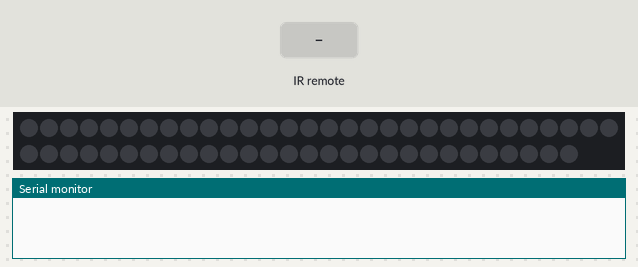
Simulated run of this sketch. Board: Arduino Uno, built with avr-gcc and run on an emulated ATmega328P. Parts: 58 RGB LEDs in strip order, left to right, continuing on the next row, the last lines printed to the serial monitor. The test bench sets the inputs (shaded band). Random numbers use the default seed unless the sketch sets one.

Above: at 1.2 s.
1.3 s: infrared code 0xE916FF00 received
At 7.01 s:
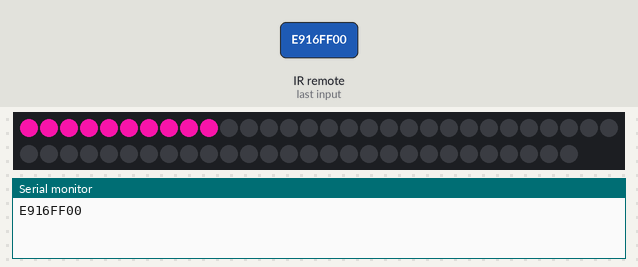
7.8 s: infrared code 0xF30CFF00 received
At 12.24 s:
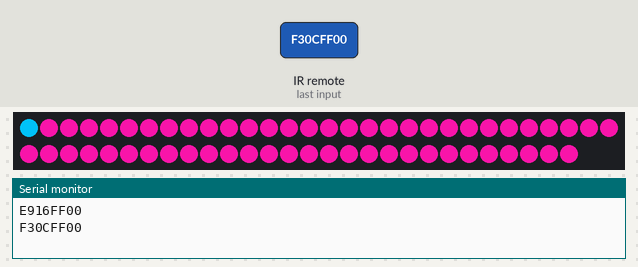
13.8 s: infrared code 0xA15EFF00 received
At 18.38 s:
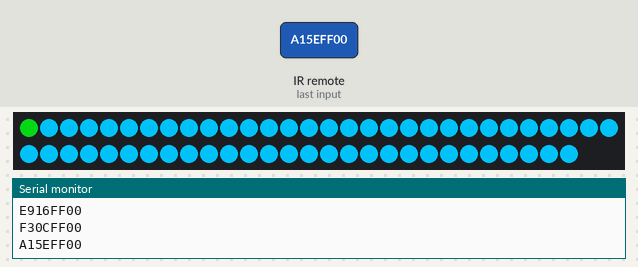
20.0 s: infrared code 0xF708FF00 received
At 24.52 s:
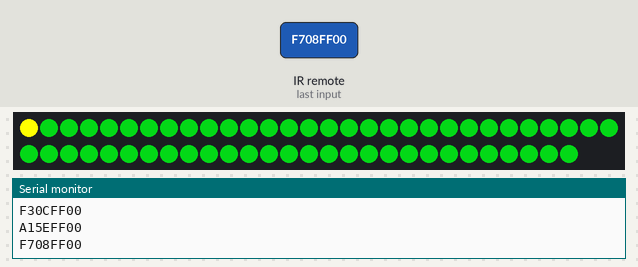
26.1 s: infrared code 0xE31CFF00 received
At 30.67 s:
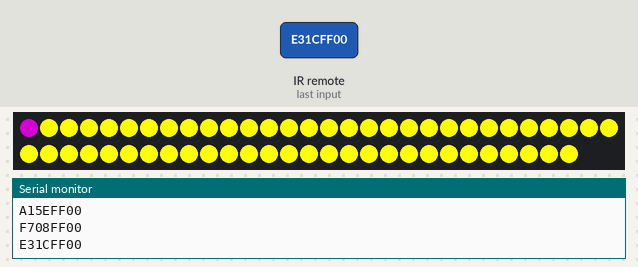
32.3 s: infrared code 0xBD42FF00 received
At 43.8 s:
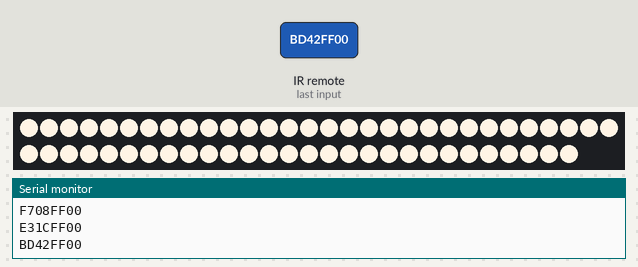

The sketch:

LED_STRIP_PROJECT.ino
```cpp
#include <IRremote.h>
#include <Adafruit_NeoPixel.h>

int ldrpin = A0;
int ledpin = 3; // LED pin
int NUMPIXELS = 58; // Count the number of leds in strip

Adafruit_NeoPixel pixels = Adafruit_NeoPixel(NUMPIXELS, ledpin, NEO_GRB + NEO_KHZ800);

int delayval = 100; // timing delay in milliseconds

int redColor = 0;
int greenColor = 0;
int blueColor = 0;
int MEDIUM_BRIGHTNESS = 128;
int MAX_BRIGHTNESS = 255;

unsigned long previousMillis = 0;
const long interval = 100; // Interval for checking the LDR (100 milliseconds)

bool isIRControlActive = false; // Tracks if IR control is currently active

IRrecv IR(13);
decode_results results;

void setup() {
  Serial.begin(9600);
  pixels.begin();
  IR.enableIRIn();
}

void colorflow(){
  redColor = random(0, 255);
  greenColor = random(0,255);
  blueColor = random(0, 255);

  for (int i=0; i < NUMPIXELS; i++) {
    // pixels.Color takes RGB values, from 0,0,0 up to 255,255,255
    pixels.setPixelColor(i, pixels.Color(redColor, greenColor, blueColor));

    // This sends the updated pixel color to the hardware.
    pixels.show();

    // Delay for a period of time (in milliseconds).
    delay(delayval);
  }
}

void solidColor(int Red, int Green, int Blue){

  for (int i=0; i < NUMPIXELS; i++){
    pixels.setPixelColor(i, pixels.Color(Red, Green, Blue));
  	pixels.show();
    delay(delayval);
  }
}

void loop() {
  unsigned long currentMillis = millis();

  // Check if an IR signal is received
  if (IR.decode()) {
    Serial.println(IR.decodedIRData.decodedRawData, HEX);
    translateIR();  // Execute the command from the IR remote
    IR.resume();    // Prepare to receive the next value
    delay(200);
  }

  // Check the ambient light only if IR control is not active
  if (!isIRControlActive) {
    if (currentMillis - previousMillis >= interval) {
      previousMillis = currentMillis;

      bool isAmbientHigh = check_ambient();  // Run check_ambient() once and store the result

      if (isAmbientHigh) {
        colorflow();  // Turn on the LEDs if ambient light is above the threshold
        isIRControlActive = false; // Ensure IR control remains inactive
      } else {
        solidColor(0, 0, 0);  // Turn off the LEDs if the ambient light is below the threshold
      }
    }
  }
}

void translateIR(){
  switch(IR.decodedIRData.decodedRawData)
  {
    case 0xBA45FF00: solidColor(0, 0, 0); isIRControlActive = false; break;
    case 0xE916FF00: colorflow(); isIRControlActive = true; break; // left to right
    case 0xF30CFF00: solidColor(0, 183, 235); isIRControlActive = true; break; // solid Cyan
    case 0xE718FF00: solidColor(186, 17, 12); isIRControlActive = true; break; // solid Red
    case 0xA15EFF00: solidColor(2, 138, 15); isIRControlActive = true; break; // solid Green
    case 0xF708FF00: solidColor(255,255,0); isIRControlActive = true; break; // solid Yellow
    case 0xE31CFF00: solidColor(128,0,128); isIRControlActive = true; break; // solid Purple
    case 0xA55AFF00: solidColor(255,20,147); isIRControlActive = true; break; // solid Pink
    case 0xBD42FF00: solidColor(255, 244, 229); isIRControlActive = true; break; // warm light
  }
}

bool check_ambient(){
  int threshold = 200;
  int ldrStatus = analogRead(ldrpin);  // Read the LDR value

  return ldrStatus < threshold;  // Return true if the light level is above the threshold
}


// ---------- EXPERIMENTAL FEATURES FOR THE FURTURE ---------- //
// void twilight() {
//   int baseRed = 148;
//   int baseGreen = 0;
//   int baseBlue = 211;

//   int ledRed[NUMPIXELS];
//   int ledGreen[NUMPIXELS];
//   int ledBlue[NUMPIXELS];

//   for (int i = 0; i < NUMPIXELS; i++) {
//     ledRed[i] = (baseRed * MEDIUM_BRIGHTNESS) / 255;
//     ledGreen[i] = (baseGreen * MEDIUM_BRIGHTNESS) / 255;
//     ledBlue[i] = (baseBlue * MEDIUM_BRIGHTNESS) / 255;
//     pixels.setPixelColor(i, pixels.Color(ledRed[i], ledGreen[i], ledBlue[i]));
//   }
//   pixels.show();
//   delay(delayval);

//   int brighteningInterval = 1000;

//   while (true) {
//     int randomLed = random(NUMPIXELS);
//     ledRed[randomLed] = (baseRed * MAX_BRIGHTNESS) / 255;
//     ledGreen[randomLed] = (baseGreen * MAX_BRIGHTNESS) / 255;
//     ledBlue[randomLed] = (baseBlue * MAX_BRIGHTNESS) / 255;

//     for (int i = 0; i < NUMPIXELS; i++) {
//       pixels.setPixelColor(i, pixels.Color(ledRed[i], ledGreen[i], ledBlue[i]));

//       if (i == randomLed) {
//         delay(delayval);
//         ledRed[i] = (baseRed * MEDIUM_BRIGHTNESS) / 255;
//         ledGreen[i] = (baseGreen * MEDIUM_BRIGHTNESS) / 255;
//         ledBlue[i] = (baseBlue * MEDIUM_BRIGHTNESS) / 255;
//       }
//     }

//     pixels.show();

//     // Wait for the brightening interval, and check for IR signal frequently
//     unsigned long startMillis = millis();
//     while (millis() - startMillis < brighteningInterval) {
//       if (IR.decode()) {
//         translateIR();  // Execute the command from the IR remote
//         IR.resume();    // Prepare to receive the next value
//         return;         // Exit the function to allow other IR commands
//       }
//     }
//   }
// }

// void fadeInOutLoop(int targetRed, int targetGreen, int targetBlue) {
//   int steps = 100;
//   int minBrightness = 10;
//   int fadeDelay = 50;
//   unsigned long previousMillis = 0;

//   for (int step = minBrightness; step <= steps; step++) {
//     unsigned long currentMillis = millis();

//     // Non-blocking delay check
//     if (currentMillis - previousMillis >= fadeDelay) {
//       previousMillis = currentMillis;

//       // Calculate the intermediate color for fading in
//       int intermediateRed = (targetRed * step) / steps;
//       int intermediateGreen = (targetGreen * step) / steps;
//       int intermediateBlue = (targetBlue * step) / steps;

//       // Set the color to all pixels
//       for (int i = 0; i < NUMPIXELS; i++) {
//         pixels.setPixelColor(i, pixels.Color(intermediateRed, intermediateGreen, intermediateBlue));
//       }

//       // Show the new color
//       pixels.show();
//     }

//     // Check for IR signal frequently
//     if (IR.decode()) {
//       translateIR();  // Execute the command from the IR remote
//       IR.resume();    // Prepare to receive the next value
//       return;         // Exit the function to allow other IR commands
//     }
//   }

//   for (int step = steps; step >= minBrightness; step--) {
//     unsigned long currentMillis = millis();

//     // Non-blocking delay check
//     if (currentMillis - previousMillis >= fadeDelay) {
//       previousMillis = currentMillis;

//       // Calculate the intermediate color for fading out
//       int intermediateRed = (targetRed * step) / steps;
//       int intermediateGreen = (targetGreen * step) / steps;
//       int intermediateBlue = (targetBlue * step) / steps;

//       // Set the color to all pixels
//       for (int i = 0; i < NUMPIXELS; i++) {
//         pixels.setPixelColor(i, pixels.Color(intermediateRed, intermediateGreen, intermediateBlue));
//       }

//       // Show the new color
//       pixels.show();
//     }

//     // Check for IR signal frequently
//     if (IR.decode()) {
//       translateIR();  // Execute the command from the IR remote
//       IR.resume();    // Prepare to receive the next value
//       return;         // Exit the function to allow other IR commands
//     }
//   }
// }
```

Measured:
- after the input at 1.3 s, the LEDs: first change after 4.7 s (image 1 shows a later state)
